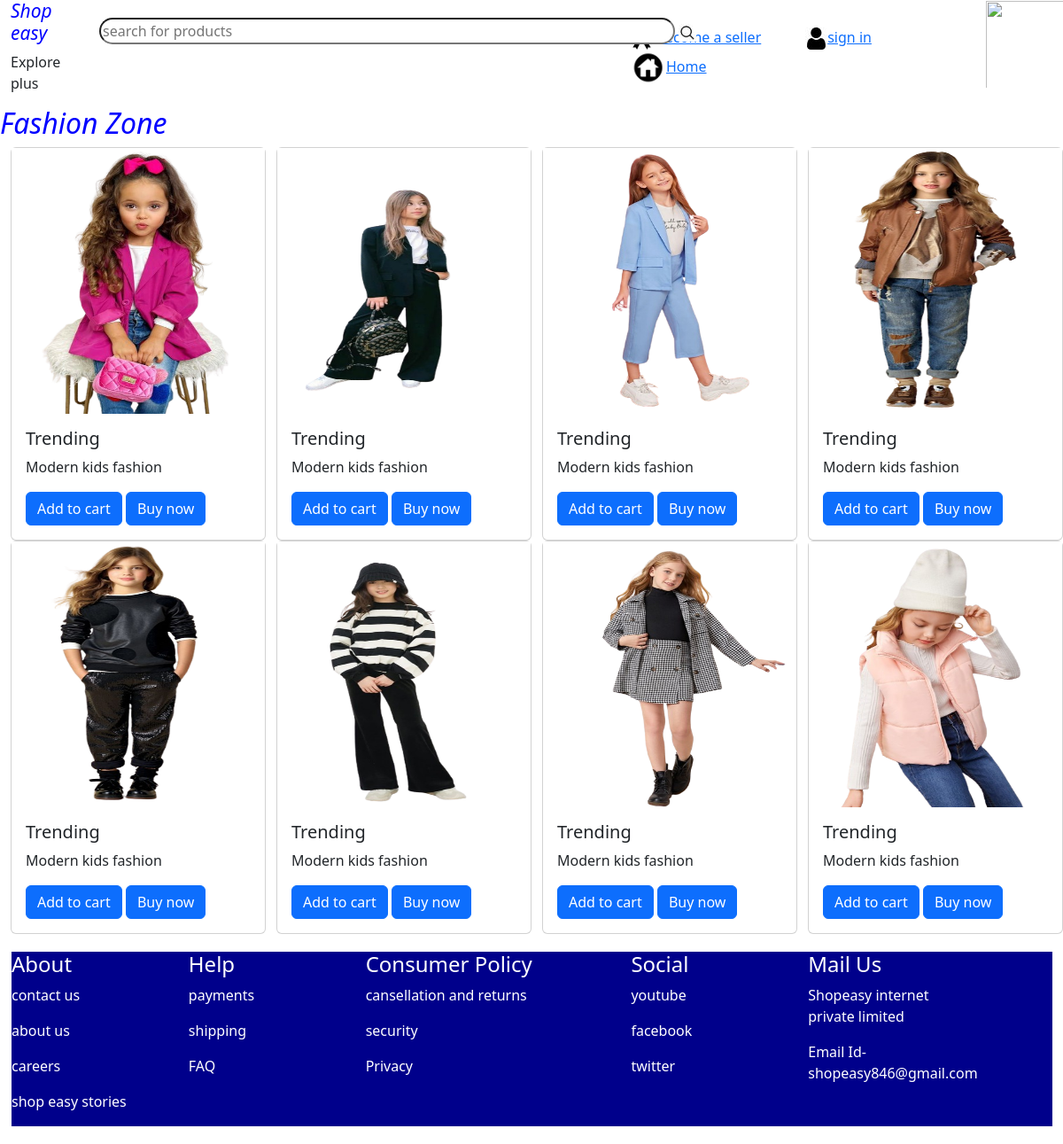
The page /kids/ on the database its author committed.
### seller/models.py (models this page shows, shortened)
class Product(models.Model):
    product=models.TextField(db_column='product',null=True)
    description=models.TextField(db_column='description',null=True)
    image=models.ImageField(upload_to='products',db_column='image',null=True)
    stock=models.TextField(db_column='stock',null=True)
    category=models.ForeignKey(Category,on_delete=models.CASCADE,null=True)
    quantity=models.PositiveIntegerField(db_column='quantity',null=True)
    price=models.PositiveIntegerField(db_column='price',null=True)

### customer/views.py (the view)
# urls.py: path('kids/',views.kids,name='kids'),
def kids(request):
    cat=Category.objects.get(name='Girls')
    ph=Product.objects.filter(category=cat)
    return render(request,'customer/kids.html',{'product':ph})

### customer/templates/customer/kids.html (shortened to what this page needs)
{% load static %}
<!DOCTYPE html>
<html lang="en">
<head>
    <link rel="stylesheet" href="">
    <link href="https://cdn.jsdelivr.net/npm/bootstrap@5.3.2/dist/css/bootstrap.min.css" rel="stylesheet">
</head>
<body>
<div class="container-fluid" >
  <div class="row nav-col-2">
    <div class="col-1 " >
            <h3>Shop easy</h3>
             <p>Explore plus</p>
    </div>
    <div class="col-6">
        <div class="box1" >
            <input class="box"  type="text"name=""id=""placeholder="search for products ">
            <img src="{% static 'images/search1.jpg' %}" alt="">
            </div>
    </div>
    <div class="col-4 icon-3" >
      <a href="{% url 'seller:sellerhome' %}"> become a seller</a> <a href="{% url 'customer:signup' %}"> <img src="{% static 'images/icon7.jpg' %}" alt="">sign in</a><a href="{% url 'customer:home' %}"><img class="i8" src="{% static 'images/icon8.jpg' %}" alt="">Home</a>
    </div>
    <div class="col-1">
        <img src="{% static 'images/icon10.jpg' %}" alt="">
    </div>
    </div>
</div>
    <h2>Fashion Zone</h2>
<div class="container-fluid">
   <div class="row">
    {% for i in product %}
      <div class="col-2">
        <div class="card " style="width: 18rem;">
            <img class="gd" src="{{i.image.url}}" class="card-img-top" alt="...">
            <div class="card-body">
              <h5 class="card-title">{{i.product}}</h5>
              <p class="card-text">{{i.description}}</p>
              <form action="{% url 'customer:add_to_cart' i.id %}" method="post">
                <button type="submit" class="btn btn-primary">Add to cart</button>
                <a href="{% url 'customer:pay' %}" class="btn btn-primary ">Buy now</a>
            </form>
            </div>
         </div>
      </div>
      <div class="col-1"></div>
      {% endfor %}
   </div>
   <div class="footer">
   <div class="row">
   <div class="col-2">
    <h4>About</h4>
    <p>contact us</p>
    <p>about us</p>
    <p>careers</p>
    <p>shop easy stories</p>
  </div>
  <div class="col-2">
    <h4>Help</h4>
    <p>payments</p>
    <p>shipping</p>
    <p>FAQ</p>
  </div>
  <div class="col-3">
    <h4>Consumer Policy</h4>
    <p>cansellation and returns</p>
    <p>security</p>
    <p>Privacy</p>
  </div>
  <div class="col-2">
  <h4>Social</h4>
  <p>youtube</p>
  <p>facebook</p>
  <p>twitter</p>
  </div>
  <div class="col-2">
    <h4>Mail Us</h4>
    <p>Shopeasy internet private limited</p>
    <p>Email Id-shopeasy846@gmail.com</p>
  </div>
</div>
</div>
</div>

### customer/templates/customer/kids.html (style rules this page uses)
.nav-col-2 { height: 100px; }
h3 { font-size: 21px; color: blue; font-style: italic; }
p { padding-top: 0px; }
.box { height: 30px; width: 650px; border-radius: 15px; font-size: medium; }
.box1 { position: absolute; }
.box1 { padding-top: 20px; }
.icon-3 { padding-top: 30px; }
.col-1 img { height: 100px; width: 100px; padding: 1px; }
h2 { color: blue; font-style: italic; }
.gd { height: 300px; }
.row { margin-bottom: 20px; }
.footer { background-color:darkblue; color: white; border-left: 1px solid white; }
.i8 { height: 40px; width: 40px; }

### rows shown on the page
Product: image (picture), product "Trending", description "Modern kids fashion"
Product: image (picture), product "Trending", description "Modern kids fashion"
Product: image (picture), product "Trending", description "Modern kids fashion"
Product: image (picture), product "Trending", description "Modern kids fashion"
Product: image (picture), product "Trending", description "Modern kids fashion"
Product: image (picture), product "Trending", description "Modern kids fashion"
Product: image (picture), product "Trending", description "Modern kids fashion"
Product: image (picture), product "Trending", description "Modern kids fashion"
